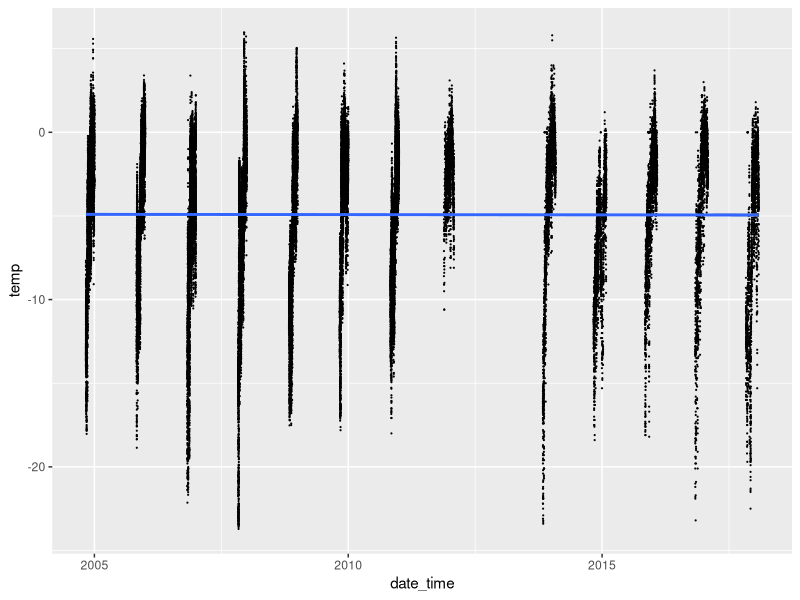
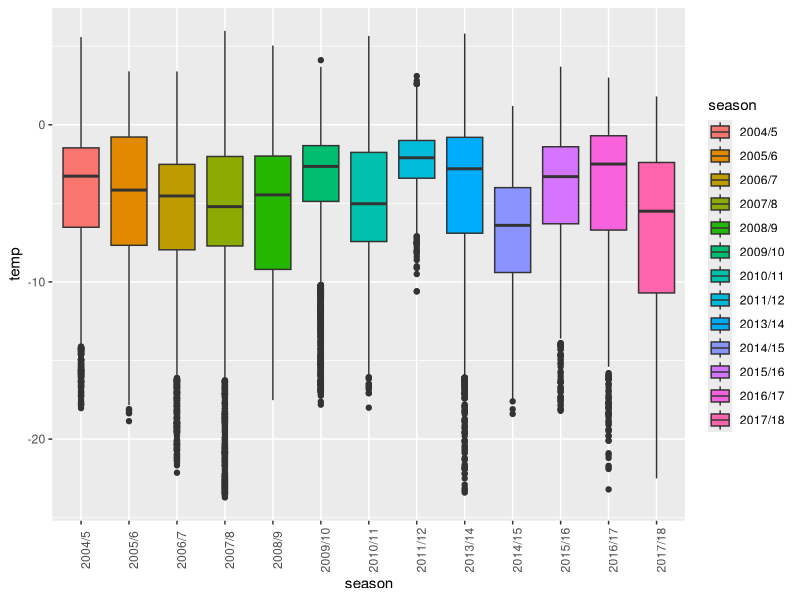

Write R code to recreate these figures, in order. (Note: this script raises an error after producing the figures.)
# Cape Hallett climate data visualization and analysis
# Emma Gemal, s1758915@sms.ed.ac.uk
# University of Edinburgh

### Library ----
library(tidyverse)
library(lme4)


# loading the data
climate2011 <- read.csv("Data/climate_long_2011-2018.csv")
climate2004 <- read.csv("Data/climate_long_2004-2010.csv")

### Data Manipulation 2011-2018 ----
head(climate2011)
str(climate2011)
summary(climate2011)

climate2011 <- climate2011 %>% 
                  na.omit() %>%   # removing NA's
                  filter(rH > 0) %>%  # removing incorrect rH values 
                  rename(year = Year,
                         temp = Temp) %>%  # renaming columns (lowercase)
                  mutate(VPD = as.numeric(VPD)) # changing VPD to numeric 
str(climate2011)

# adding season column
climate2011 <- climate2011 %>% 
                  mutate(season = case_when(year == "2011" & month == "11" ~ "2011/12",
                                            year == "2011" & month == "12" ~ "2011/12",
                                            year == "2012" & month == "1" ~ "2011/12",
                                            year == "2012" & month == "11" ~ "2012/13",
                                            year == "2012" & month == "12" ~ "2012/13",
                                            year == "2013" & month == "1" ~ "2012/13",
                                            year == "2013" & month == "11" ~ "2013/14",
                                            year == "2013" & month == "12" ~ "2013/14",
                                            year == "2014" & month == "1" ~ "2013/14",
                                            year == "2014" & month == "11" ~ "2014/15",
                                            year == "2014" & month == "12" ~ "2014/15",
                                            year == "2015" & month == "1" ~ "2014/15",
                                            year == "2015" & month == "11" ~ "2015/16",
                                            year == "2015" & month == "12" ~ "2015/16",
                                            year == "2016" & month == "1" ~ "2015/16",
                                            year == "2016" & month == "11" ~ "2016/17",
                                            year == "2016" & month == "12" ~ "2016/17",
                                            year == "2017" & month == "1" ~ "2016/17",
                                            year == "2017" & month == "11" ~ "2017/18",
                                            year == "2017" & month == "12" ~ "2017/18",
                                            year == "2018" & month == "1" ~ "2017/18")) %>% 
                  mutate(season = as.factor(season))

# removing 2012/13 season
climate2011 <- climate2011[!(climate2011$season == "2012/13"), ]


# fixing the time column to allow for easy change to POSIX class
climate2011 <- climate2011 %>% 
                  mutate(real_time = case_when(time == 0 ~ "00:00",
                                               time == 100 ~ "01:00",
                                               time == 200 ~ "02:00",
                                               time == 300 ~ "03:00",
                                               time == 400 ~ "04:00",
                                               time == 500 ~ "05:00",
                                               time == 600 ~ "06:00",
                                               time == 700 ~ "07:00",
                                               time == 800 ~ "08:00",
                                               time == 900 ~ "09:00",
                                               time == 1000 ~ "10:00",
                                               time == 1100 ~ "11:00",
                                               time == 1200 ~ "12:00",
                                               time == 1300 ~ "13:00",
                                               time == 1400 ~ "14:00",
                                               time == 1500 ~ "15:00",
                                               time == 1600 ~ "16:00",
                                               time == 1700 ~ "17:00",
                                               time == 1800 ~ "18:00",
                                               time == 1900 ~ "19:00",
                                               time == 2000 ~ "20:00",
                                               time == 2100 ~ "21:00",
                                               time == 2200 ~ "22:00",
                                               time == 2300 ~ "23:00"))

# creating date and date + time columns for time series plotting
climate2011 <- climate2011 %>% 
                  unite("date", c("year", "month", "day"), remove = FALSE, sep = "-") %>% 
                  unite("date_time", c("date", "real_time"), remove = FALSE, sep = " ") %>% 
                  mutate(date = as.Date(date)) %>% 
                  mutate(date_time = as.POSIXct(date_time, format = "%Y-%m-%d %H:%M"))
str(climate2011)

### Data Manipulation 2004-2010 ----
head(climate2004)
str(climate2004)
summary(climate2004)

climate2004 <- climate2004 %>% 
                  na.omit() %>%  # removing NA's
                  mutate(date_time = as.POSIXct(date_time,   # changing to POSIX class
                                                format = "%d/%m/%Y %H:%M")) 
str(climate2004)

# adding season column
climate2004$year <- format(climate2004$date_time, format = "%Y")
climate2004$month <- format(climate2004$date_time, format = "%m")
climate2004$day <- format(climate2004$date_time, format = "%d")

climate2004 <- climate2004 %>% 
                  mutate(season = case_when(year == "2004" & month == "11" ~ "2004/5",
                                            year == "2004" & month == "12" ~ "2004/5",
                                            year == "2005" & month == "1" ~ "2005/6",
                                            year == "2005" & month == "11" ~ "2005/6",
                                            year == "2005" & month == "12" ~ "2005/6",
                                            year == "2006" & month == "1" ~ "2006/7",
                                            year == "2006" & month == "11" ~ "2006/7",
                                            year == "2006" & month == "12" ~ "2006/7",
                                            year == "2007" & month == "1" ~ "2007/8",
                                            year == "2007" & month == "11" ~ "2007/8",
                                            year == "2007" & month == "12" ~ "2007/8",
                                            year == "2008" & month == "1" ~ "2008/9",
                                            year == "2008" & month == "11" ~ "2008/9",
                                            year == "2008" & month == "12" ~ "2008/9",
                                            year == "2009" & month == "1" ~ "2009/10",
                                            year == "2009" & month == "11" ~ "2009/10",
                                            year == "2009" & month == "12" ~ "2009/10",
                                            year == "2010" & month == "1" ~ "2010/11",
                                            year == "2010" & month == "11" ~ "2010/11",
                                            year == "2010" & month == "12" ~ "2010/11")) %>% 
                  mutate(season = as.factor(season))


### Combining Data Frames ----
str(climate2011)
str(climate2004)

# making year and month integers for 'climate2004' 
climate2004 <- climate2004 %>% 
                  mutate(year = as.integer(year)) %>% 
                  mutate(month = as.integer(month)) %>% 
                  mutate(day = as.integer(day))
str(climate2004)

combo <- full_join(climate2004, climate2011)

# removing unnecessary columns
combo <- combo %>% 
            dplyr::select(date_time, temp, rH, year, month, day, season)


### Creating Summary Data ----
sum_year <- combo %>% 
              group_by(year) %>% 
              summarise(avg_temp = mean(temp),
                       # sd_temp = sd(temp),
                        min_temp = min(temp),
                        max_temp = max(temp))

sum_season <- combo %>% 
                group_by(season) %>% 
                summarise(avg_temp = mean(temp),
                        #  sd_temp = sd(temp),
                          min_temp = min(temp),
                          max_temp = max(temp))

# creating long versions for multi-variable plotting
sum_year_long <- sum_year %>% 
                    pivot_longer(cols = c(2:4),
                                 names_to = "type",
                                 values_to = "temp")
sum_season_long <- sum_season %>% 
                      pivot_longer(cols = c(2:4),
                                   names_to = "type",
                                   values_to = "temp")

### Active Days Calculations ----
active_combo <- combo %>% 
                    filter(temp > -1) %>% 
                    filter(rH > 85)

sum_active <- active_combo %>% 
                group_by(year, month) %>% 
                summarise(avg_temp = mean(temp),
                          sd_temp = sd(temp),
                          avg_rh = mean(rH),
                          sd_rh = sd(rH),
                          n_active_days = n_distinct(day)) %>% 
                mutate(month = as.factor(month))

# adding seasons to the active days summary 
sum_active <- sum_active %>% 
                mutate(season = case_when(year == "2004" & month == "12" ~ "2004/5",
                                          year == "2005" & month == "12" ~ "2005/6",
                                          year == "2007" & month == "12" ~ "2007/8",
                                          year == "2008" & month == "12" ~ "2007/8",
                                          year == "2010" & month == "12" ~ "2010/11",
                                          year == "2011" & month == "12" ~ "2011/12",
                                          year == "2012" & month == "1" ~ "2011/12",
                                          year == "2012" & month == "12" ~ "2012/13",
                                          year == "2013" & month == "1" ~ "2012/13",
                                          year == "2013" & month == "12" ~ "2013/14",
                                          year == "2014" & month == "1" ~ "2013/14",
                                          year == "2015" & month == "12" ~ "2015/16",
                                          year == "2016" & month == "1" ~ "2015/16",
                                          year == "2016" & month == "12" ~ "2016/17",
                                          year == "2018" & month == "1" ~ "2017/18")) %>% 
                mutate(season = as.factor(season))

### Data Visualization ----
## Temperature 
# temp over time (non-faceted, scatterplot) 
(temp <- ggplot(combo, aes(x = date_time, y = temp)) +
           geom_point(size = 0.1) +
           stat_smooth(method = "lm"))

# temp over time (non-faceted, boxplot) - FOR PUBLICATION 
(temp_boxplot <- ggplot(combo, aes(x = season, y = temp)) +
                    geom_boxplot(aes(fill = season)) +
                    theme(axis.text.x = element_text(angle = 90)))

# temp over time per season - FOR PUBLICATION APPENDIX 
(temp_facet <- ggplot(combo, aes(x = date_time, y = temp, fill = season)) +   
                 geom_line(aes(color = season)) +
                 scale_x_datetime(date_labels = "%b", date_breaks = "1 month") +
                 facet_wrap(vars(season), ncol = 3, scales = "free_x") +
                 scale_color_viridis(discrete = TRUE))

# average, minimum and maximum temperature over time (by year)
(avg_temp_year <- ggplot(sum_year_long, aes(x = year, y = temp, 
                                            color = type, shape = type)) +
                    geom_point(size = 2.5) +  
                    geom_line() +
                    stat_smooth(method = "lm"))

# average, minimum and maximum temperature over time (by season) - FOR DISSERTATION
(avg_temp_season <- ggplot(sum_season_long, aes(x = season, y = temp, 
                                                color = type, shape = type)) +
                      geom_point(size = 2.5) +  
                      geom_line(aes(group = type)) +
                      geom_hline(yintercept = 0, linetype = "dashed") +
                      ylab(label = "Temperature (˚C)") +
                      xlab(label = "Season") +
                      theme_bw() +
                      theme(axis.text.x = element_text(angle = 60, hjust = 1),
                            panel.grid.major.x = element_blank(),
                           # legend.box.background = element_rect(color = "black"),
                            legend.title = element_blank(),
                            axis.title.x = 
                              element_text(margin = margin(t = 10, r = 0, b = 0, l = 0)),
                            axis.title.y = 
                              element_text(margin = margin(t = 0, r = 10, b = 0, l = 0))) +
                      theme(plot.margin = unit(c(1, 1, 1, 1), "cm")) +
                      scale_color_manual(values = c("#004452", "#B5BA4F", "#12A7B8"),
                                         labels = c("Mean", "Maximum", "Minimum")) + 
                      scale_shape_discrete(labels = c("Mean", "Maximum", "Minimum")))

ggsave("Figures/diss_figures/climate_plot.png", plot = avg_temp_season, 
       width = 6.5, height = 5.5, units = "in")


## Relative Humidity 
# rH over time (non-faceted, scatterplot)
(rh <- ggplot(combo, aes(x = date_time, y = rH)) +
          geom_point(size = 0.1) +
          stat_smooth(method = "lm"))

# rH over time (non-faceted, boxplot) - FOR PUBLICATION 
(rh_boxplot <- ggplot(combo, aes(x = season, y = rH)) +
                  geom_boxplot() +
                  theme(axis.text.x = element_text(angle = 90)))

# rH over time per season - FOR PUBLICATION APPENDIX ??
(rh_facet <- ggplot(combo, aes(x = date_time, y = rH, fill = season)) +   
                geom_line(aes(color = season)) +
                scale_x_datetime(date_labels = "%b", date_breaks = "1 month") +
                facet_wrap(vars(season), ncol = 3, scales = "free_x") +
                scale_color_viridis(discrete = TRUE))


### Data Analysis for Temperature ----
## Simple linear models 
temp_m <- lm(temp ~ year, data = combo)
summary(temp_m)  # p = 0.749, not at all significant
anova(temp_m)

# checking model assumptions 
plot(temp_m)  # not very normally distributed 
hist(resid(temp_m))  # skewed, violates model assumptions 
bptest(temp_m)  # there is heteroskedasticity in the model, violates assumptions

# creating a null model to compare it to
temp_null <- lm(temp ~ 1, data = combo)
AIC(temp_m, temp_null)  # null model is better 

## Mixed effects models 
# if std error > estimate = year doesn't explain much of the variation
# can calculate % of leftover variation that's explained by the random effects 
# estimate for year = after controlling for the random effects 

temp_mixed <- lmer(temp ~ year + (1|year), data = combo, REML = F)
temp_month_mixed <- lmer(temp ~ year + (1|month), data = combo, REML = F)
temp_day_mixed <- lmer(temp ~ year + (1|day), data = combo, REML = F)
temp_date_mixed <- lmer(temp ~ year + (1|date_time), data = combo, REML = F)
temp_season_mixed <- lmer(temp ~ year + (1|season), data = combo, REML = F)

AIC(temp_mixed, temp_month_mixed, temp_day_mixed, temp_date_mixed, temp_season_mixed)
# month as random effect is best

# models that failed to converge: (1|month) + (1|day), (year|month), (month|day)
temp_month_season <- lmer(temp ~ year + (1|month) + (1|season), data = combo, REML = F)
temp_month_date <- lmer(temp ~ year + (1|month) + (1|date_time), data = combo, REML = F)

anova(temp_month_mixed, temp_month_season)  # month_season is best
anova(temp_month_mixed, temp_month_date)    # month_date is better
AIC(temp_month_season, temp_month_date)     # month_season is best  

# creating null models to compare it with
temp_m_null <- lmer(temp ~ 1 + (1|month) + (1|season), data = combo, REML = F)
temp_m_null2 <- lmer(temp ~ 1 + (1|month), data = combo, REML = F)

# anova states which model is better at capturing the data
anova(temp_m_null, temp_m_null2)
anova(temp_m_null, temp_month_season) 
# model with year as a fixed effect is better than the null models   

summary(temp_month_season)   # year: -0.2165 (std error: 0.06413), small effect size 
confint(temp_month_season)   # year: -0.3463 to -0.08523 
# 95% confident the correlation between year and temperature is between those 2 values 

anova(temp_month_season, temp_m)


### Data Analysis for Relative Humidity ----
## Simple linear models 
rh_m <- lm(rH ~ year, data = combo)
summary(rh_m)  # p << 0.05, significant 

# checking model assumptions 
plot(rh_m)  
hist(resid(rh_m))  # slightly skewed potentially 
bptest(rh_m)  # no heteroskedasticity 

## Mixed effects models 
rh_mixed <- lmer(rH ~ year + (1|year), data = combo)
rh_month_mixed <- lmer(rH ~ year + (1|month), data = combo)
rh_day_mixed <- lmer(rH ~ year + (1|day), data = combo)
rh_season_mixed <- lmer(rH ~ year + (1|season), data = combo)

AIC(rh_mixed, rh_month_mixed, rh_day_mixed, rh_season_mixed)
# month as random effect is best

# models that failed to converge: (month|day)
rh_month_season <- lmer(rH ~ year + (1|month) + (1|season), data = combo, REML = F)
rh_month_day <- lmer(rH ~ year + (1|month) + (1|day), data = combo, REML = F)

AIC(rh_month_mixed, rh_month_season, rh_month_day)  # month_day is best 

# creating null models to compare it with
rh_m_null <- lmer(temp ~ 1 + (1|month) + (1|day), data = combo, REML = F)
rh_m_null2 <- lmer(temp ~ 1 + (1|month), data = combo, REML = F)

# anova states which model is better at capturing the data
anova(rh_m_null, rh_m_null2)
anova(rh_m_null, rh_month_day)  # null model a lot better than the month_day model 

summary(rh_month_day)   # year: 0.1607 (std error: 0.01873)
confint(rh_month_day)   # year: 0.1243 to 0.1977 
# 95% confident the correlation between year and rH is between those 2 values 
